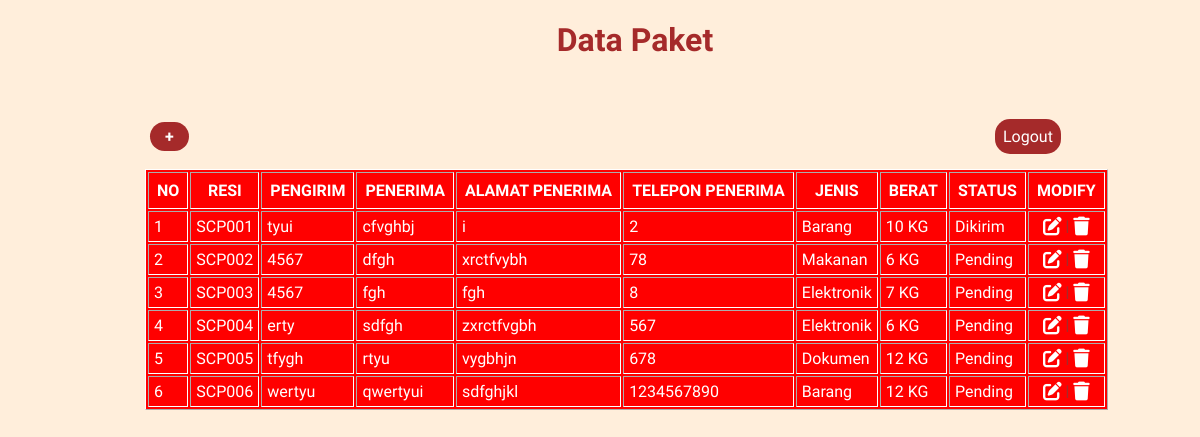
The page /DATA.php (signed in) on the database its author committed.
### tables this page shows
CREATE TABLE `paket` (
  `resi` varchar(6) NOT NULL,
  `pengirim` varchar(50) NOT NULL,
  `penerima` varchar(50) NOT NULL,
  `alamat` varchar(500) NOT NULL,
  `hp` varchar(15) NOT NULL,
  `jenis` enum('Dokumen','Barang','Elektronik','Makanan') NOT NULL,
  `berat` int(11) NOT NULL,
  `status_paket` enum('Pending','Dikonfirmasi','Dikirim','Diterima') NOT NULL DEFAULT 'Pending'
);

### DATA.php (the view, shortened to what this page needs)
<?php
    require "koneksi.php";
    $sql = mysqli_query($conn, "SELECT * FROM paket");
    $paket = [];
    while ($row = mysqli_fetch_assoc($sql)) {
        $paket[] = $row;
    }
?>
<!DOCTYPE html>
<html lang="id">
<head>
    <link rel="stylesheet" href="DATA.css">
    <link rel="stylesheet" href="https://cdnjs.cloudflare.com/ajax/libs/font-awesome/6.6.0/css/all.min.css" />
</head>
<body>
    <h1>Data Paket</h1>
    <br><br>
    <a href="paket.php" class="tambah">+</a>
    <a href="logout.php" class="logout">Logout</a>
    <table border = 1>
        <thead>
            <tr>
                <th>NO</th>
                <th>RESI</th>
                <th>PENGIRIM</th>
                <th>PENERIMA</th>
                <th>ALAMAT PENERIMA</th>
                <th>TELEPON PENERIMA</th>
                <th>JENIS</th>
                <th>BERAT</th>
                <th>STATUS</th>
                <th>MODIFY</th>
            </tr>
        </thead>
        <tbody>
            <?php $i = 1; foreach ($paket as $pkt) : ?>
                <tr>
                    <td><?= htmlspecialchars($i) ?></td>
                    <td><?= htmlspecialchars($pkt["resi"]) ?></td>
                    <td><?= htmlspecialchars($pkt["pengirim"]) ?></td>
                    <td><?= htmlspecialchars($pkt["penerima"]) ?></td>
                    <td><?= htmlspecialchars($pkt["alamat"]) ?></td>
                    <td><?= htmlspecialchars($pkt["hp"]) ?></td>
                    <td><?= htmlspecialchars($pkt["jenis"]) ?></td>
                    <td><?= htmlspecialchars($pkt["berat"]) ?> KG</td>
                    <td><?= htmlspecialchars($pkt["status_paket"]) ?></td>
                    <td class="modify">
                        <a href="EDIT.php?id=<?= urlencode($pkt['resi']) ?>"><i class="fa-solid fa-pen-to-square fa-lg" style="color: #ffffff;"></i></a> |
                        <a href="delete.php?id=<?= urlencode($pkt['resi']) ?>" onclick="return confirm('Yakin ingin menghapus data?');"><i class="fa-solid fa-trash fa-lg" style="color: #ffffff;"></i></a>
                    </td>
                </tr>
            <?php $i++; endforeach ?>
        </tbody>
    </table>
</body>
</html>

### DATA.css (style rules this page uses)
body { margin: 0; font-family: Saira, sans-serif; background-color: rgba(255, 140, 0, 0.14); margin-left: 70px; }
.tambah { display: inline-block; padding: 5px 15px; background-color: brown; color: white; text-decoration: none; border-radius: 50px; font-size: 16px; font-weight: 800; margin-left: 80px; }
.logout { display: inline-block; padding: 8px; border-radius: 15px; background-color: brown; text-decoration: none; color: white; margin-left: 71%; }
h1 { color: brown; text-align: center; }
table { border-color: white; background-color: red; margin-top: 15px; margin-left: 75px; }
th { padding: 8px; color: white; background-color: red; }
.modify { text-align: center; color: brown; font-weight: 600; font-size: 15px; }
td { padding: 5px; color: white; font-weight: 500; }

### rows shown on the page
paket: resi "SCP001", pengirim "tyui", penerima "cfvghbj", alamat "i", hp "2", jenis "Barang", berat "10", status_paket "Dikirim"
paket: resi "SCP002", pengirim "4567", penerima "dfgh", alamat "xrctfvybh", hp "78", jenis "Makanan", berat "6", status_paket "Pending"
paket: resi "SCP003", pengirim "4567", penerima "fgh", alamat "fgh", hp "8", jenis "Elektronik", berat "7", status_paket "Pending"
paket: resi "SCP004", pengirim "erty", penerima "sdfgh", alamat "zxrctfvgbh", hp "567", jenis "Elektronik", berat "6", status_paket "Pending"
paket: resi "SCP005", pengirim "tfygh", penerima "rtyu", alamat "vygbhjn", hp "678", jenis "Dokumen", berat "12", status_paket "Pending"
paket: resi "SCP006", pengirim "wertyu", penerima "qwertyui", alamat "sdfghjkl", hp "1234567890", jenis "Barang", berat "12", status_paket "Pending"
